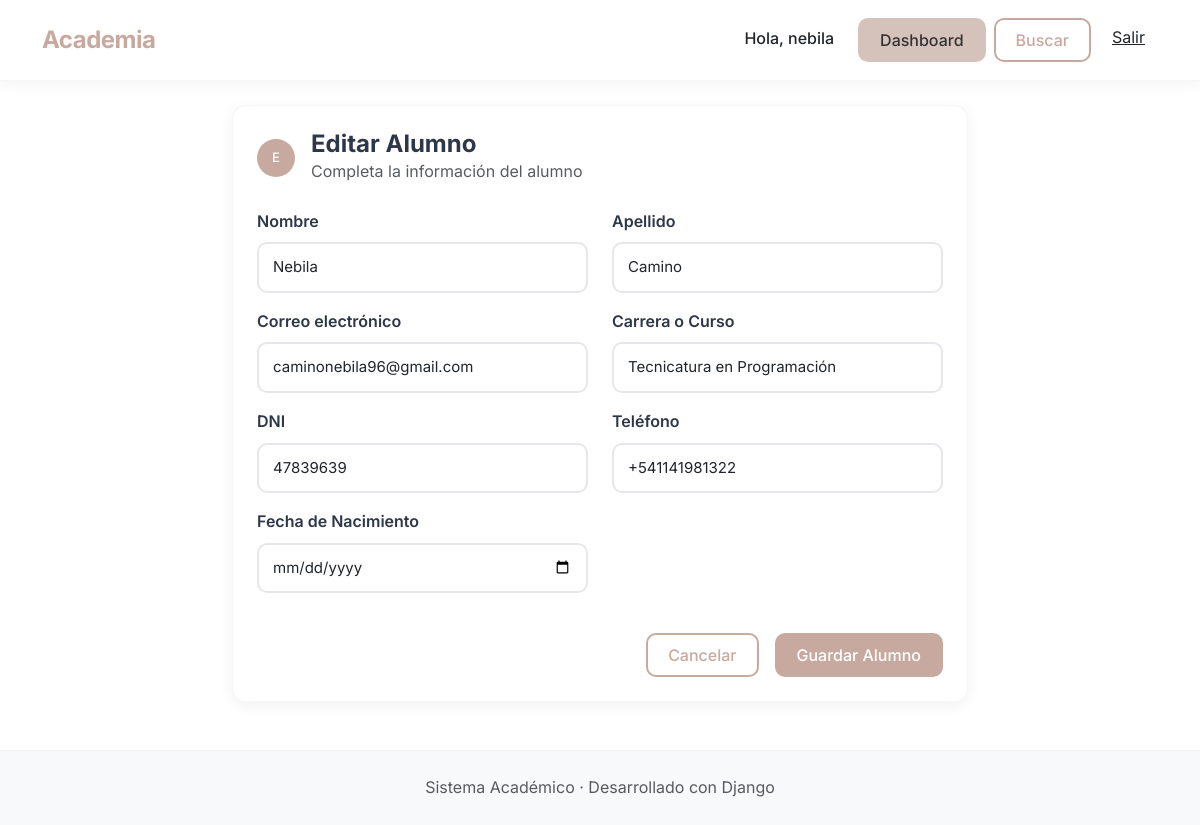
The page /alumnos/editar/1/ (signed in) on the database its author committed.
### main/models.py (models this page shows, shortened)
class Alumno(models.Model):
    nombre = models.CharField(max_length=100)
    apellido = models.CharField(max_length=100)
    email = models.EmailField()
    carrera = models.CharField(max_length=100, blank=True, verbose_name="Carrera o Curso")
    dni = models.CharField(max_length=15, blank=True)
    telefono = models.CharField(max_length=20, blank=True)
    fecha_nacimiento = models.DateField(null=True, blank=True)
    fecha_inscripcion = models.DateField(auto_now_add=True)
    usuario = models.ForeignKey(User, on_delete=models.CASCADE)

### main/views.py (the view)
# urls.py: path('alumnos/editar/<int:id>/', views.editar_alumno, name='editar_alumno'),
@login_required
def editar_alumno(request, id):
    alumno = get_object_or_404(Alumno, id=id, usuario=request.user)
    if request.method == 'POST':
        form = AlumnoForm(request.POST, instance=alumno)
        if form.is_valid():
            form.save()
            messages.success(request, 'Alumno actualizado')
            return redirect('dashboard')
    else:
        form = AlumnoForm(instance=alumno)
    return render(request, 'main/form_alumno.html', {'form': form, 'titulo': 'Editar Alumno'})

### templates/main/form_alumno.html (shortened to what this page needs)
{% extends 'base.html' %}
{% block content %}
<div class="row justify-content-center">
    <div class="col-lg-8">
        <div class="card-modern p-4 fade-in-up">
            <div class="d-flex align-items-center mb-4">
                <div class="avatar avatar-primary me-3">
                    {{ titulo|first }}
                </div>
                <div>
                    <h2 class="h4 fw-bold mb-0">{{ titulo }}</h2>
                    <p class="text-muted mb-0">Completa la información del alumno</p>
                </div>
            </div>
            <form method="POST">
                <div class="row">
                    {% for field in form %}
                    <div class="col-md-6 mb-3">
                        <label class="form-label fw-semibold">{{ field.label }}</label>
                        {{ field }}
                    </div>
                    {% endfor %}
                </div>
                <div class="d-flex gap-3 justify-content-end mt-4">
                    <a href="{% url 'dashboard' %}" class="btn btn-outline-custom">
                        Cancelar
                    </a>
                    <button type="submit" class="btn btn-primary-custom">
                        Guardar Alumno
                    </button>
                </div>
            </form>
        </div>
    </div>
</div>
{% endblock %}

### templates/base.html (shortened to what this page needs)
<!DOCTYPE html>
<html lang="es">
<head>
    <link href="https://cdn.jsdelivr.net/npm/bootstrap@5.3.0/dist/css/bootstrap.min.css" rel="stylesheet">
    <link href="/static/css/styles.css" rel="stylesheet">
</head>
<body>
    <nav class="navbar navbar-expand-lg navbar-modern">
        <div class="container">
            <a class="navbar-brand navbar-brand-modern" href="{% url 'home' %}">
                Academia
            </a>
            <div class="navbar-nav ms-auto">
                {% if user.is_authenticated %}
                    <span class="nav-link text-dark me-3 fw-medium">Hola, {{ user.username }}</span>
                    <a class="btn btn-secondary-custom me-2" href="{% url 'dashboard' %}">Dashboard</a>
                    <a class="btn btn-outline-custom me-2" href="{% url 'scraper_buscar' %}">Buscar</a>
                    <a class="btn btn-link text-dark" href="{% url 'logout' %}">Salir</a>
                {% else %}
                    <a class="btn btn-outline-custom me-2" href="{% url 'login' %}">Ingresar</a>
                    <a class="btn btn-primary-custom" href="{% url 'registro' %}">Registrarse</a>
                {% endif %}
            </div>
        </div>
    </nav>
    <main class="container mt-4">
        {% block content %}
        {% endblock %}
    </main>
    <footer class="footer-modern mt-5 py-4">
        <div class="container text-center">
            <p class="text-muted mb-0">Sistema Académico · Desarrollado con Django</p>
        </div>
    </footer>
</body>
</html>

### static/css/styles.css (style rules this page uses)
:root { --primary: #C7A99F; --secondary: #D5C2BB; --accent: #E8D7D1; --white: #ffffff; --dark: #2d3748; --light: #f8f9fa; --soft-shadow: 0 4px 12px rgba(199, 169, 159, 0.15); }
body { background-color: var(--white); font-family: 'Inter', sans-serif; color: var(--dark); line-height: 1.6; }
.navbar-modern { background: var(--white); box-shadow: 0 2px 15px rgba(0, 0, 0, 0.06); padding: 1rem 0; border-bottom: 1px solid rgba(199, 169, 159, 0.1); }
.navbar-brand-modern { font-weight: 700; font-size: 1.5rem; color: var(--primary); letter-spacing: -0.5px; }
.btn-primary-custom { background: var(--primary); border: none; border-radius: 10px; color: white; font-weight: 500; padding: 10px 22px; transition: all 0.3s ease; }
.btn-secondary-custom { background: var(--secondary); border: none; border-radius: 10px; color: #333; font-weight: 500; padding: 10px 22px; transition: all 0.3s ease; }
.btn-outline-custom { border: 2px solid var(--primary); border-radius: 10px; color: var(--primary); font-weight: 500; padding: 8px 20px; background: transparent; transition: all 0.3s ease; }
.card-modern { background: var(--white); border: none; border-radius: 14px; box-shadow: 0 4px 15px rgba(0, 0, 0, 0.06); transition: all 0.3s ease; border: 1px solid rgba(199, 169, 159, 0.1); }
.footer-modern { background: var(--light); border-top: 1px solid rgba(199, 169, 159, 0.1); }
.form-modern { border: 2px solid #e5e7eb; border-radius: 10px; padding: 12px 14px; font-size: 15px; transition: all 0.3s ease; width: 100%; }
.fade-in-up { animation: fadeInUp 0.5s ease-out; }
.avatar { width: 38px; height: 38px; border-radius: 50%; display: flex; align-items: center; justify-content: center; font-weight: 500; font-size: 13px; }
.avatar-primary { background: var(--primary); color: white; }

### rows shown on the page
Alumno: form "Nebila" "Camino" "caminonebila96@gmail.com" "Tecnicatura en Programación" "47839639" "+541141981322"

### other values the page prints
{{ user.username }} "nebila"
{{ titulo|first }} "E"
{{ titulo }} "Editar Alumno"
{{ field.label }} "Nombre" "Apellido" "Correo electrónico" "Carrera o Curso" "DNI" "Teléfono" "Fecha de Nacimiento"
